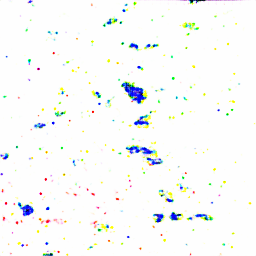
#> input picture assets/original_img/cbn_test_01/Block_scrat_15_fake_B.png, 256 x 256 px
$ python -i image_augmantation.py   (imports and definitions only)
#> lines starting #> are read from the running program, lines starting #| are printed output that depends on the picture
#> further down, picture is the input picture: shape (256, 256, 3); mean B, G, R 248.8, 249.8, 248.5
#!/usr/bin/env python3
#----------------------------------------------------------------------
# author:"Haxhimitsu"
# date  :"2020/07/01"
#----------------------------------------------------------------------

import os #OS関連機能を使うために必要
import tkinter as tk #GUI関連の機能を使うために必要
import tkinter.filedialog as tkfd #ファイルダイアログボックスを使うために必要
import tkinter.messagebox as tkmb #メッセージボックスを使うために必要
import cv2 #OpenCVを使うために必要
import numpy as np #行列演算用ライブラリ
import matplotlib.pyplot as plt#描画ライブラリ
from mpl_toolkits.mplot3d import Axes3D#ライブラリ（3次元用）
import sys##システムエラー処理用
from scipy import stats
import argparse##引数拡張mジュール
#import tfimage as im
import time
import multiprocessing

parser = argparse.ArgumentParser()
# [9 lines not run here, left out]


# [8 lines left out: function find, not called in this run]


def equalizeHistRGB(src):

    RGB = cv2.split(src)
    Blue   = RGB[0]
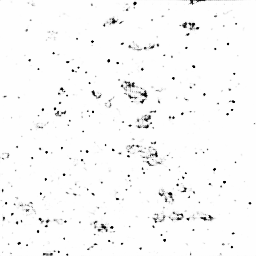
#> Blue: shape (256, 256); min 0, max 254, mean 248.8
    Green = RGB[1]
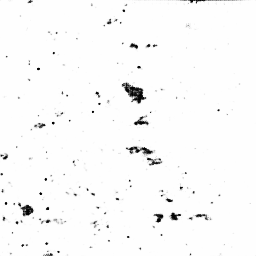
#> Green: shape (256, 256); min 0, max 254, mean 249.8
    Red    = RGB[2]
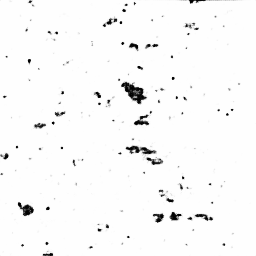
#> Red: shape (256, 256); min 0, max 254, mean 248.5
    for i in range(3):
        cv2.equalizeHist(RGB[i])

    img_hist = cv2.merge([RGB[0],RGB[1], RGB[2]])
    return img_hist


# [165 lines left out: functions img_rot, color_mask, main, not called in this run]


# [2 lines not run here, left out]

>>> import cv2
>>> picture = cv2.imread('../assets/original_img/cbn_test_01/Block_scrat_15_fake_B.png')
>>> result = equalizeHistRGB(picture)

$ run again, on assets/original_img/cbn_test_01/Block_scrat_15_real_B.png
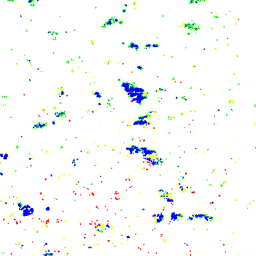
#> input picture assets/original_img/cbn_test_01/Block_scrat_15_real_B.png, 256 x 256 px
#> picture is the input picture: shape (256, 256, 3); mean B, G, R 249, 249.9, 248
#> in equalizeHistRGB, `Blue   = RGB[0]`:
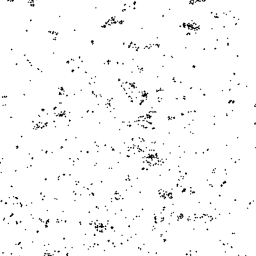
#> Blue: shape (256, 256); min 0, max 255, mean 249
#> in equalizeHistRGB, `Red    = RGB[2]`:
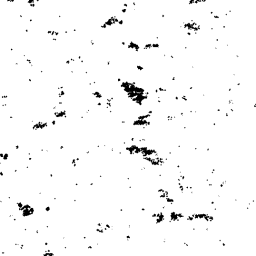
#> Red: shape (256, 256); min 0, max 255, mean 248
